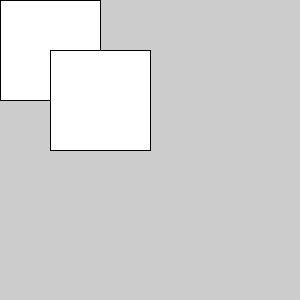
Frame 1 (no input)
Frame 60 (the mouse pressed at the canvas centre just before this capture): identical to frame 1, image omitted
Frame 120 (the mouse held since frame 60 and released just before this capture): identical to frame 1, image omitted

The Processing sketch that drew this single still picture (run headless with seeded random() and noise(); from frame 60 on, the mouse is pressed at the canvas centre):

// Processing sketch: ejercicio_6
// ── ejercicio_6.pde
void setup(){
  size(300,300);
}

void draw(){
  //ejercicio 6
  rect(0,0,100,100);
  rect(50,50,100,100);
  

 }
